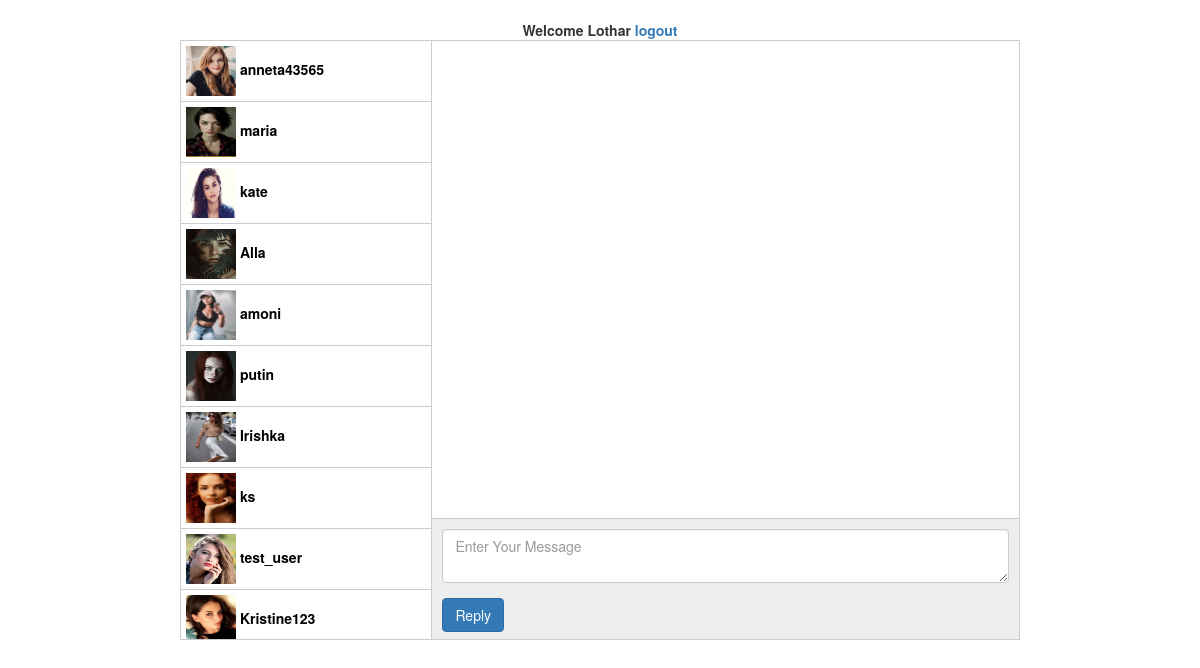
Page /message1/message.php?user_id=fdssdffsddsf (signed in) on the committed database.
### tables this page shows
CREATE TABLE `register_user` (
  `register_user_id` int(11) NOT NULL,
  `user_name` varchar(250) NOT NULL,
  `user_email` varchar(250) NOT NULL,
  `user_password` varchar(250) NOT NULL,
  `user_activation_code` varchar(250) NOT NULL,
  `user_id` varchar(255) NOT NULL,
  `user_email_status` enum('not verified','verified') NOT NULL,
  `first_name` varchar(1000) NOT NULL,
  `last_name` varchar(1000) NOT NULL,
  `country` varchar(1000) NOT NULL,
  `city` varchar(1000) NOT NULL,
  `birth_date` date DEFAULT NULL,
  `profile_foto` varchar(1000) NOT NULL,
  `details` varchar(1000) NOT NULL,
  `gender` varchar(255) NOT NULL,
  `weight` varchar(255) NOT NULL,
  `height` varchar(255) NOT NULL
);

### message1/message.php (the view, shortened to what this page needs)
<?php
    require_once("connect.php");
    if(isset($_SESSION['us_id'])){
        $user_id = $_SESSION['us_id'];
    }else{
        header("Location: ../login.php");
    }
?>
<!DOCTYPE html>
<html>
<head>
    <link rel="stylesheet" href="bootstrap.min.css">
    <link rel="stylesheet" type="text/css" href="style.css">
</head>
<body>
    <center>
        <br>
        <strong>Welcome <?php echo $_SESSION['user_name']; ?>  <a href="../logout.php">logout</a></strong>
    </center>
    <div class="message-body">
        <div class="message-left">
            <ul>
                <?php
                    $q = mysqli_query($con, "SELECT * FROM `register_user` WHERE user_id!='$user_id'");
                    while($row = mysqli_fetch_assoc($q)){
                        echo "<a href='message.php?user_id={$row['user_id']}'><li><img src='../{$row['profile_foto']}'> {$row['user_name']}</li></a>";
                    }
                ?>
            </ul>
        </div>
        <div class="message-right">
            <div class="display-message">
            </div>
            <div class="send-message">
                <div class="form-group">
                    <textarea class="form-control" id="message" placeholder="Enter Your Message"></textarea>
                </div>
                <button class="btn btn-primary" id="reply">Reply</button>
            </div>
        </div>
    </div>
</body>
</html>

### message1/style.css (style rules this page uses)
.message-body { display: block; height: 600px; width: 70%; margin:0px auto; border:1px solid #ccc; }
.message-left { display: block; height: 100%; width: 30%; float: left; overflow-y: scroll; border-right: 1px solid #ccc; }
.message-right { display: block; height: 100%; width: 70%; float: left; }
.message-left ul { list-style: none; margin: 0; padding: 0; width: 100%; }
.message-left ul a { text-decoration: none; }
.message-left ul a li { padding: 5px; border-bottom: 1px solid #ccc; font-weight: bold; color: black; }
.message-left ul a li img { height: 50px; width: 50px; }
.message-right .display-message { display: block; height: 80%; width: 100%; border-bottom: 1px solid #ccc; overflow-y:scroll; }
.message-right .send-message { height: 20%; background: #eee; padding: 10px; }

### rows in the picture
register_user: profile_foto (picture), user_name "anneta43565"
register_user: profile_foto (picture), user_name "maria"
register_user: profile_foto (picture), user_name "kate"
register_user: profile_foto (picture), user_name "Alla"
register_user: profile_foto (picture), user_name "amoni"
register_user: profile_foto (picture), user_name "putin"
register_user: profile_foto (picture), user_name "Irishka"
register_user: profile_foto (picture), user_name "ks"
register_user: profile_foto (picture), user_name "test_user"
register_user: profile_foto (picture), user_name "Kristine123"

### other values in the picture
$_SESSION['user_name'] "Lothar"
